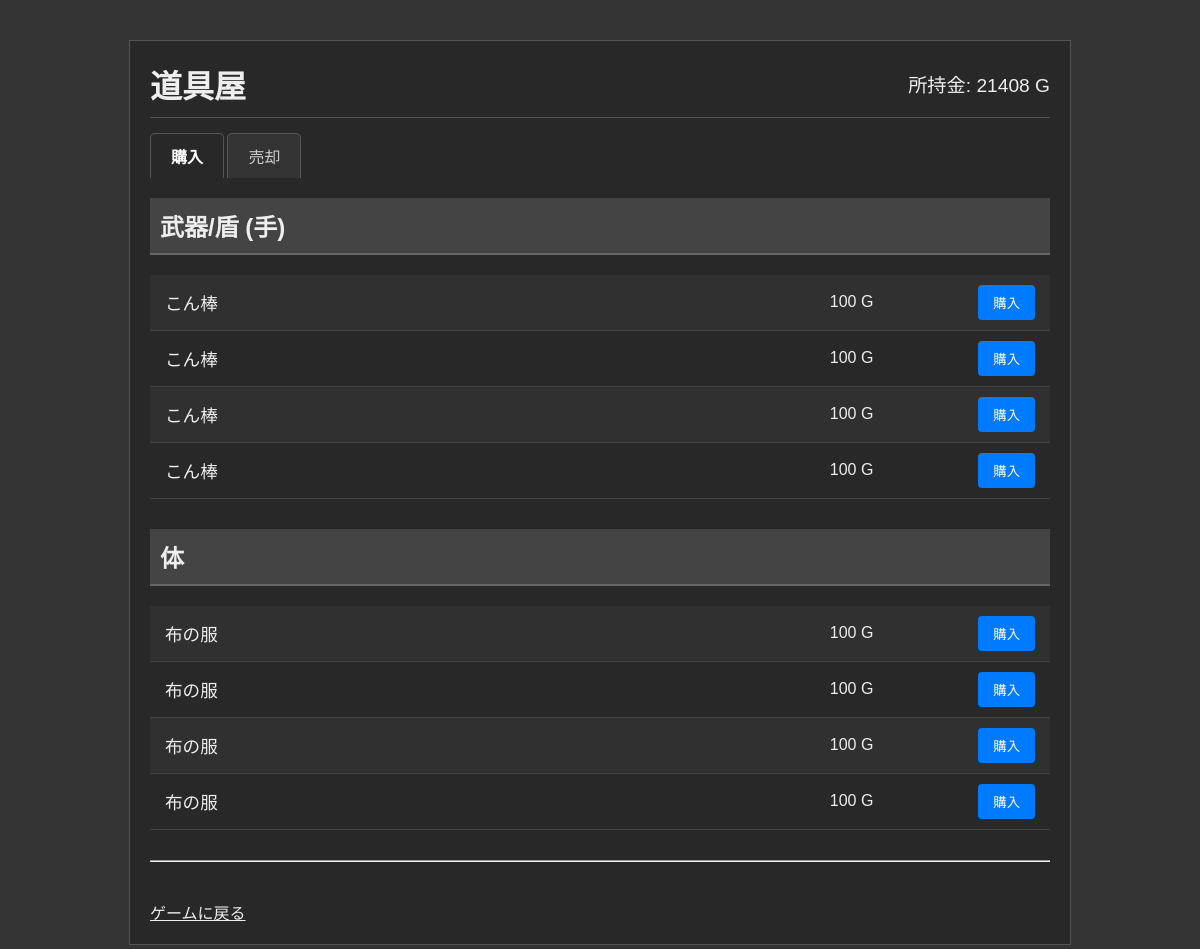
The page /shop.php (signed in) on the database its author committed.
### tables this page shows
CREATE TABLE `players` (
  `player_id` int NOT NULL,
  `name` varchar(50) NOT NULL,
  `password_hash` varchar(255) NOT NULL,
  `level` int NOT NULL DEFAULT '1',
  `exp` int NOT NULL DEFAULT '0',
  `gold` int NOT NULL DEFAULT '20',
  `hp` int NOT NULL DEFAULT '20',
  `hp_max` int NOT NULL DEFAULT '20',
  `strength` int NOT NULL DEFAULT '10',
  `vitality` int NOT NULL DEFAULT '10',
  `intelligence` int NOT NULL DEFAULT '10',
  `speed` int NOT NULL DEFAULT '5',
  `luck` int NOT NULL DEFAULT '5',
  `charisma` int NOT NULL DEFAULT '5',
  `avatar_filename` varchar(255) NOT NULL DEFAULT 'baby.png'
);

CREATE TABLE `items` (
  `id` int NOT NULL,
  `name` varchar(100) NOT NULL,
  `type` enum('equipment','usable','etc') NOT NULL,
  `equip_slot` varchar(50) DEFAULT NULL,
  `base_atk` int NOT NULL DEFAULT '0',
  `base_def` int NOT NULL DEFAULT '0',
  `guaranteed_hp_max` int NOT NULL DEFAULT '0',
  `guaranteed_strength` int NOT NULL DEFAULT '0',
  `guaranteed_vitality` int NOT NULL DEFAULT '0',
  `guaranteed_intelligence` int NOT NULL DEFAULT '0',
  `guaranteed_speed` int NOT NULL DEFAULT '0',
  `guaranteed_luck` int NOT NULL DEFAULT '0',
  `guaranteed_charisma` int NOT NULL DEFAULT '0',
  `random_option_min_count` int NOT NULL DEFAULT '0' COMMENT 'ランダムオプションの最小個数',
  `random_option_max_count` int NOT NULL DEFAULT '0' COMMENT 'ランダムオプションの最大個数',
  `buy_price` int NOT NULL DEFAULT '0' COMMENT '購入価格 (0=非売品)'
);

### shop.php (the view, shortened to what this page needs)
<?php
$player_id = $_SESSION['player_id'];
$mode = $_GET['mode'] ?? 'buy';
$all_slots_map = [
    'right_hand' => '右手', 'left_hand' => '左手', 'head_top' => '頭上段', 'head_middle' => '頭中断',
    'head_bottom' => '頭下段', 'neck' => '首', 'body' => '体', 'arm' => '腕', 'waist' => '腰',
    'leg' => '足', 'foot' => '靴', 'accessory1' => 'アクセサリー1', 'accessory2' => 'アクセサリー2'
];
$items_for_sale = [];
$player_gold = 0;
try {
    $pdo = connectDb();
    $stmt_player = $pdo->prepare("SELECT gold FROM players WHERE player_id = :player_id");
    $stmt_player->bindValue(':player_id', $player_id, PDO::PARAM_INT);
    $stmt_player->execute();
    $player_gold = $stmt_player->fetchColumn();
    if ($mode === 'buy') {
        $sql = "
            WITH RankedItems AS (
                SELECT
                    id, name, equip_slot, buy_price,
                    ROW_NUMBER() OVER(
                        PARTITION BY equip_slot
                        ORDER BY buy_price ASC, id ASC
                    ) AS rank_in_slot
                FROM items
                WHERE
                    type = 'equipment' AND
                    buy_price > 0 -- 価格が設定されているもののみ
            )
            SELECT id, name, equip_slot, buy_price
            FROM RankedItems
            WHERE rank_in_slot <= 4
            ORDER BY
                -- hand に対応するため修正
                FIELD(equip_slot,
                      'right_hand', 'left_hand', 'hand', 'head_top', 'head_middle', 'head_bottom',
                      'neck', 'body', 'arm', 'waist', 'leg', 'foot',
                      'accessory1', 'accessory2'),
                buy_price;
        ";
        $items_for_sale = $pdo->query($sql)->fetchAll();
    }
} catch (PDOException $e) {
    exit('データベースエラー: ' . $e->getMessage());
}
?>
<!DOCTYPE html>
<html lang="ja">
<head>
</head>
<body>
    <div class="container">
        <div class="shop-header">
            <h1>道具屋</h1>
            <div class="gold-display">所持金: <?php echo htmlspecialchars($player_gold, ENT_QUOTES, 'UTF-8'); ?> G</div>
        </div>
        <div class="shop-tabs">
            <a href="shop.php?mode=buy" class="<?php echo ($mode === 'buy' ? 'active' : ''); ?>">購入</a>
            <a href="shop.php?mode=sell" class="<?php echo ($mode === 'sell' ? 'active' : ''); ?>">売却</a>
        </div>
        <?php if ($mode === 'buy'): ?>
            <?php
            $current_slot = null;
            if (empty($items_for_sale)): ?>
                <p>現在、購入できる装備品はありません。</p>
            <?php else:
                foreach ($items_for_sale as $item):
                    if ($item['equip_slot'] !== $current_slot):
                        if ($current_slot !== null) echo '</div>';
                        $current_slot = $item['equip_slot'];
                        if ($current_slot === 'hand') {
                            $slot_name = '武器/盾 (手)';
                        } else {
                            $slot_name = $all_slots_map[$current_slot] ?? $current_slot;
                        }
                ?>
                <div class="slot-group">
                    <h2><?php echo htmlspecialchars($slot_name, ENT_QUOTES, 'UTF-8'); ?></h2>
                <?php
                    endif;
                ?>
                    <div class="item-row">
                        <span class="item-name"><?php echo htmlspecialchars($item['name'], ENT_QUOTES, 'UTF-8'); ?></span>
                        <span class="item-price"><?php echo htmlspecialchars($item['buy_price'], ENT_QUOTES, 'UTF-8'); ?> G</span>
                        <div class="item-buy-form">
                            <form action="buy_item.php" method="post">
                                <button type="submit"
                                    <?php echo ($player_gold < $item['buy_price']) ? 'disabled' : ''; ?>
                                >
                                    <?php echo ($player_gold < $item['buy_price']) ? '所持金不足' : '購入'; ?>
                                </button>
                            </form>
                        </div>
                    </div>
                <?php
                endforeach;
                if ($current_slot !== null) echo '</div>';
            endif;
            ?>
        <?php endif; ?>
        <hr>
        <a href="game.php" class="back-link">ゲームに戻る</a>
    </div>
</body>
</html>

### shop.php (style rules this page uses)
body { background-color: #333; color: #eee; font-family: sans-serif; }
.container { max-width: 900px; margin: 40px auto; padding: 20px; background-color: #282828; border: 1px solid #555; }
.shop-header { border-bottom: 1px solid #555; padding-bottom: 10px; margin-bottom: 15px; display: flex; justify-content: space-between; align-items: center; }
h1 { margin: 0; }
.gold-display { text-align: right; font-size: 1.2em; }
.shop-tabs { margin-bottom: 20px; }
.shop-tabs a { display: inline-block; padding: 10px 20px; text-decoration: none; color: #ccc; border: 1px solid #555; border-bottom: none; background-color: #333; margin-right: -1px; border-top-left-radius: 5px; border-top-right-radius: 5px; }
.shop-tabs a.active { color: #fff; background-color: #282828; border-color: #555; font-weight: bold; }
.slot-group { margin-bottom: 30px; }
.slot-group h2 { background-color: #444; padding: 10px; border-bottom: 2px solid #666; margin-top: 0; }
.item-row { display: flex; justify-content: space-between; align-items: center; padding: 10px 15px; border-bottom: 1px solid #444; }
.item-row:nth-child(even) { background-color: #303030; }
.item-name { flex: 3; font-size: 1.1em; }
.item-price { flex: 2; text-align: right; padding-right: 20px; }
.item-buy-form, .item-sell-form { flex: 1; text-align: right; }
button { padding: 8px 15px; background-color: #007bff; color: white; border: none; border-radius: 4px; cursor: pointer; }
.back-link { display: inline-block; margin-top: 30px; color: #eee; }

### rows shown on the page
players: gold "21408"
items: equip_slot "武器/盾 (手)", name "こん棒", buy_price "100", shows "購入"
items: name "こん棒", buy_price "100", shows "購入"
items: name "こん棒", buy_price "100", shows "購入"
items: name "こん棒", buy_price "100", shows "購入"
items: equip_slot "体", name "布の服", buy_price "100", shows "購入"
items: name "布の服", buy_price "100", shows "購入"
items: name "布の服", buy_price "100", shows "購入"
items: name "布の服", buy_price "100", shows "購入"
